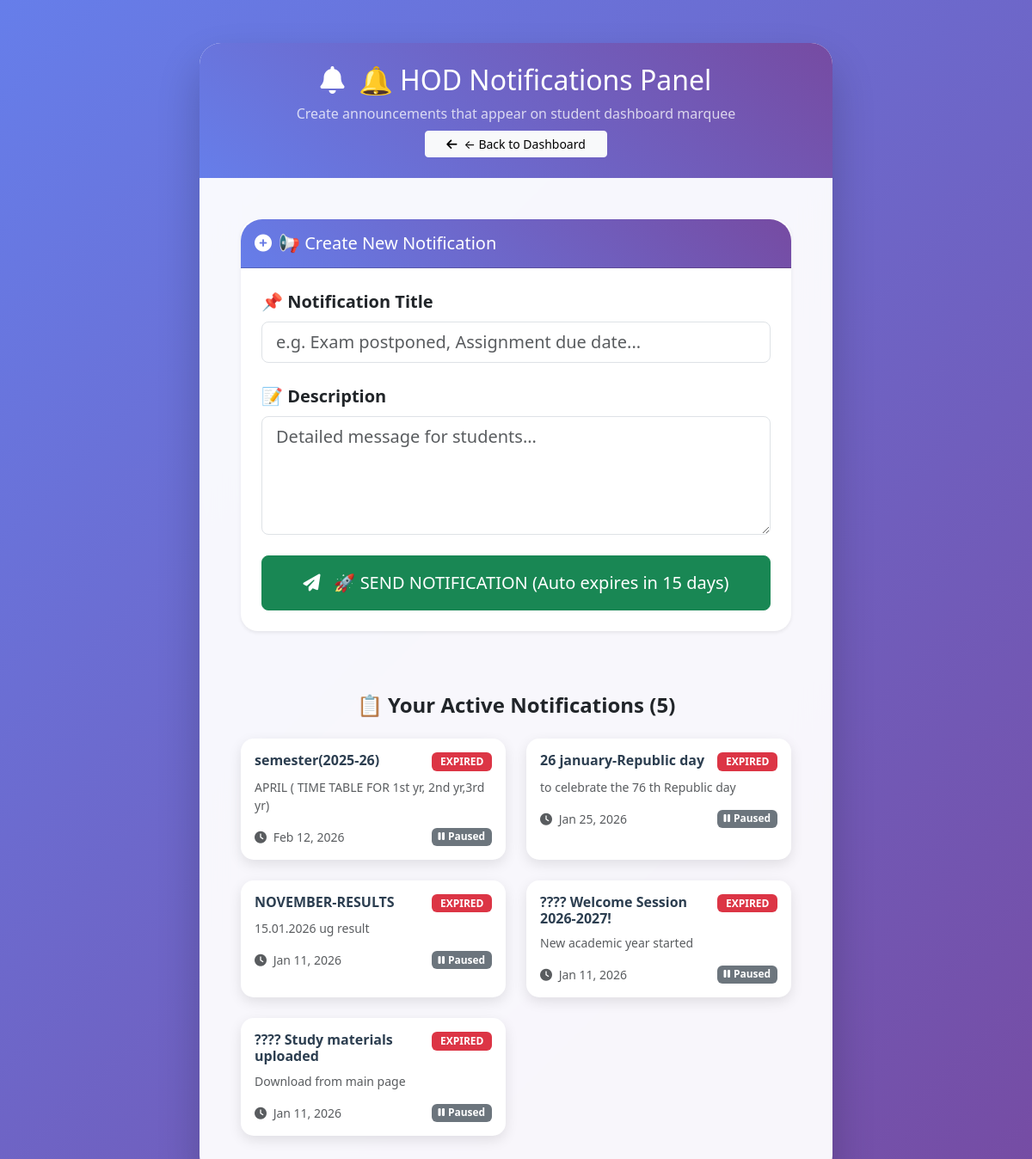
/hod/notification.php (signed in), run on the app's committed database.
### tables this page shows
CREATE TABLE IF NOT EXISTS `notifications` (
  `id` int(11) NOT NULL AUTO_INCREMENT,
  `title` varchar(255) NOT NULL,
  `description` text NOT NULL,
  `created_at` timestamp NOT NULL DEFAULT CURRENT_TIMESTAMP,
  `expires_at` timestamp NOT NULL DEFAULT '0000-00-00 00:00:00',
  `is_active` tinyint(1) NOT NULL DEFAULT '1',
  `created_by` varchar(50) NOT NULL DEFAULT 'hod',
  PRIMARY KEY (`id`)
);

### hod/notification.php (the view, shortened to what this page needs)
<?php
include '../config/db_connection.php';
$pdo->exec("SET NAMES utf8mb4 COLLATE utf8mb4_unicode_ci");
try {
    $pdo->exec("UPDATE notifications SET is_active = 0 WHERE expires_at <= NOW()");
} catch(PDOException $e) {}
$notifications = array();
try {
    $stmt = $pdo->query("
        SELECT * FROM notifications
        WHERE created_by = 'hod' COLLATE utf8mb4_unicode_ci
        ORDER BY created_at DESC
        LIMIT 20
    ");
    $notifications = $stmt->fetchAll(PDO::FETCH_ASSOC);
} catch(PDOException $e) {
    $notifications = array();
}
?>
<!DOCTYPE html>
<html>
<head>
    <link href="https://cdn.jsdelivr.net/npm/bootstrap@5.3.2/dist/css/bootstrap.min.css" rel="stylesheet">
    <link href="https://cdnjs.cloudflare.com/ajax/libs/font-awesome/6.5.1/css/all.min.css" rel="stylesheet">
</head>
<body>
    <div class="container">
        <div class="row justify-content-center">
            <div class="col-md-10 col-lg-8">
                <div class="main-card">
                    <div class="card-header text-white text-center py-4">
                        <h2 class="mb-2">
                            <i class="fas fa-bell me-3"></i>🔔 HOD Notifications Panel
                        </h2>
                        <p class="mb-2 opacity-75">Create announcements that appear on student dashboard marquee</p>
                        <a href="dashboard.php" class="btn btn-light btn-sm px-4">
                            <i class="fas fa-arrow-left me-2"></i>← Back to Dashboard
                        </a>
                    </div>
                    <div class="card-body p-5">
                        <div class="row mb-5">
                            <div class="col-md-12">
                                <div class="card border-0 shadow-sm mb-4" style="border-radius: 20px;">
                                    <div class="card-header bg-success text-white py-3">
                                        <h5 class="mb-0">
                                            <i class="fas fa-plus-circle me-2"></i>📢 Create New Notification
                                        </h5>
                                    </div>
                                    <div class="card-body p-4">
                                        <form method="POST">
                                            <div class="mb-4">
                                                <label class="form-label fw-bold fs-5">📌 Notification Title</label>
                                                <input type="text" name="title" class="form-control form-control-lg"
                                                       placeholder="e.g. Exam postponed, Assignment due date..." required maxlength="100">
                                            </div>
                                            <div class="mb-4">
                                                <label class="form-label fw-bold fs-5">📝 Description</label>
                                                <textarea name="description" rows="4" class="form-control form-control-lg"
                                                          placeholder="Detailed message for students..." required maxlength="500"></textarea>
                                            </div>
                                            <button type="submit" class="btn btn-success btn-lg w-100 py-3 fs-5">
                                                <i class="fas fa-paper-plane me-3"></i>🚀 SEND NOTIFICATION (Auto expires in 15 days)
                                            </button>
                                        </form>
                                    </div>
                                </div>
                            </div>
                        </div>
                        <?php if(!empty($notifications)): ?>
                            <h4 class="fw-bold mb-4 text-center">
                                📋 Your Active Notifications (<?php echo count($notifications); ?>)
                            </h4>
                            <div class="row g-4">
                                <?php foreach($notifications as $notif):
                                    $days_left = round((strtotime($notif['expires_at']) - time()) / 86400, 1);
                                ?>
                                    <div class="col-md-6 col-lg-6">
                                        <div class="card notification-card h-100">
                                            <div class="card-body">
                                                <div class="d-flex justify-content-between align-items-start mb-2">
                                                    <h6 class="fw-bold mb-0" style="color: #2c3e50;">
                                                        <?php echo htmlspecialchars($notif['title']); ?>
                                                    </h6>
                                                    <span class="badge days-badge
                                                        <?php echo $days_left > 3 ? 'bg-success' : ($days_left > 0 ? 'bg-warning' : 'bg-danger'); ?>">
                                                        <?php echo $days_left > 0 ? $days_left . ' days' : 'EXPIRED'; ?>
                                                    </span>
                                                </div>
                                                <p class="text-muted small mb-3">
                                                    <?php echo htmlspecialchars($notif['description']); ?>
                                                </p>
                                                <div class="d-flex justify-content-between">
                                                    <small class="text-muted">
                                                        <i class="fas fa-clock me-1"></i>
                                                        <?php echo date('M j, Y', strtotime($notif['created_at'])); ?>
                                                    </small>
                                                    <?php if($notif['is_active']): ?>
                                                        <span class="badge bg-success">
                                                            <i class="fas fa-eye me-1"></i>Active
                                                        </span>
                                                    <?php else: ?>
                                                        <span class="badge bg-secondary">
                                                            <i class="fas fa-pause me-1"></i>Paused
                                                        </span>
                                                    <?php endif; ?>
                                                </div>
                                            </div>
                                        </div>
                                    </div>
                                <?php endforeach; ?>
                            </div>
                        <?php endif; ?>
                    </div>
                </div>
            </div>
        </div>
    </div>
</body>
</html>

### hod/notification.php (style rules this page uses)
body { background: linear-gradient(135deg, #667eea 0%, #764ba2 100%); min-height: 100vh; padding: 50px 20px; }
.main-card { background: rgba(255,255,255,0.95); backdrop-filter: blur(20px); border-radius: 25px; box-shadow: 0 25px 50px rgba(0,0,0,0.2); }
.card-header { background: linear-gradient(45deg, #667eea, #764ba2) !important; border-radius: 25px 25px 0 0 !important; }
.notification-card { transition: all 0.3s ease; border: none; border-radius: 15px; box-shadow: 0 5px 15px rgba(0,0,0,0.1); }
.days-badge { font-size: 0.75rem; padding: 0.4em 0.8em; }

### data on the page
notifications: title "semester(2025-26)", shows "EXPIRED", description "APRIL ( TIME TABLE FOR 1st yr, 2nd yr,3rd yr)", created_at "Feb 12, 2026", is_active 0 (drawn)
notifications: title "26 january-Republic day", shows "EXPIRED", description "to celebrate the 76 th Republic day", created_at "Jan 25, 2026", is_active 0 (drawn)
notifications: title "NOVEMBER-RESULTS", shows "EXPIRED", description "15.01.2026 ug result", created_at "Jan 11, 2026", is_active 0 (drawn)
notifications: title "???? Welcome Session 2026-2027!", shows "EXPIRED", description "New academic year started", created_at "Jan 11, 2026", is_active 0 (drawn)
notifications: title "???? Study materials uploaded", shows "EXPIRED", description "Download from main page", created_at "Jan 11, 2026", is_active 0 (drawn)

### other printed values
count($notifications) "5"
